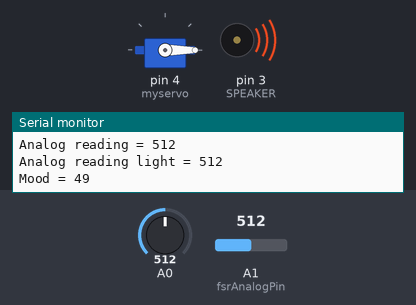
This sketch was run on a simulated Arduino Uno, built with avr-gcc and run on an emulated ATmega328P. On the bench: servo, buzzer (waves = sounding), the last lines printed to the serial monitor. The test bench sets the inputs (shaded band); at power-on: A1 (fsrAnalogPin) = 512, A0 = 512. Random numbers use the default seed unless the sketch sets one.

Above: at 6.1 s.
6.2 s: A1 (fsrAnalogPin) set to 7
At 9.47 s:
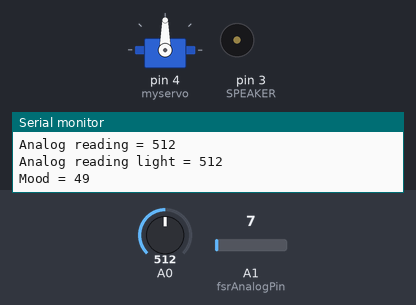
12.5 s: A1 (fsrAnalogPin) set to 4
18.8 s: A0 set to 987
25.5 s: A0 set to 1018
31.8 s: A1 (fsrAnalogPin) set to 30
At 42.1 s:
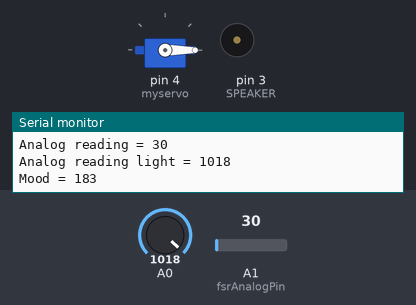
42.3 s: A1 (fsrAnalogPin) set to 0
Timing chart, 0 to 56.4 s (numbered marks = the images above; inputs shaded):
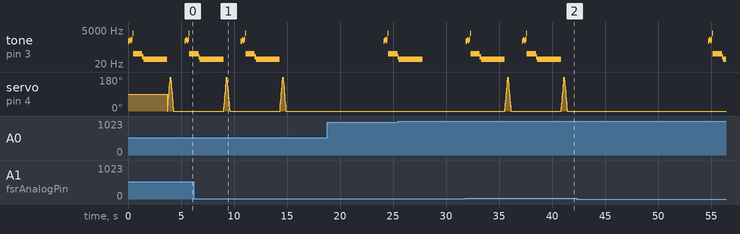

The sketch:

zorgrobot.ino
```cpp
#include <Servo.h>
#define SPEAKER 3


// SERVO VARIABLES
Servo myservo;  // create servo object to control a servo
int pos = 0;    // variable to store the servo position

// PRESSURE SENSOR VARIABLES
int fsrAnalogPin = 1; // FSR is connected to analog 0
int fsrReading;      // the analog reading from the FSR resistor divider

// SPEAKER TABS

int HappySound[]={600,500,550,400};
int NeutralSound[]={1200,1900,1300,1000};
int SadSound[]={1900,1400};


// MOOD SETTING
int mood = 0;

void setup() {
  // put your setup code here, to run once:
  Serial.begin(9600);   // We'll send debugging information via the Serial monitor
  myservo.attach(4);  // attaches the servo on pin 9 to the servo object
  initSpeaker();
}

void loop() {
  // put your main code here, to run repeatedly:
  moodDecay();
  touchInput();

  playMoodSounds(mood);

  // READING INPUTS
  int value = analogRead(A0);

  // PRESSURE SENSOR READING
  Serial.print("Analog reading = ");
  Serial.println(fsrReading);

  // LIGHT READING
  Serial.print("Analog reading light = ");
  Serial.println(value);


  // PRESSURE SENSOR READING
  Serial.print("Mood = ");
  Serial.println(mood);

  delay(1000);
}


void moodDecay(){
  if(mood > -100){
      mood = mood -1;
  }
}

void touchInput(){
      fsrReading = analogRead(fsrAnalogPin);

      if(fsrReading > 5){
        if(mood < 150){
          mood = mood + 50;
        }
        playHappySound();
        wiggle();
      }
}


void wiggle(){
  // SERVO CODE
  for (pos = 0; pos <= 180; pos += 10) { // goes from 0 degrees to 180 degrees
    // in steps of 1 degree
    myservo.write(pos);              // tell servo to go to position in variable 'pos'
    delay(15);                       // waits 15ms for the servo to reach the position
  }
  for (pos = 180; pos >= 0; pos -= 10) { // goes from 180 degrees to 0 degrees
    myservo.write(pos);              // tell servo to go to position in variable 'pos'
    delay(15);                       // waits 15ms for the servo to reach the position
  }
}

void initSpeaker()
{
    pinMode(SPEAKER,OUTPUT);
    digitalWrite(SPEAKER,LOW);
}

void sound(uint8_t note_index, int soundTab[])
{
    for(int i=0;i<100;i++)
    {
        digitalWrite(SPEAKER,HIGH);
        delayMicroseconds(soundTab[note_index]);
        digitalWrite(SPEAKER,LOW);
        delayMicroseconds(soundTab[note_index]);
    }
}

void playMoodSounds(int mood){

  long randNumber = random(10);
  Serial.print("Random mood number ");
  Serial.println(randNumber);

  if(randNumber == 5){
    if(mood > 80){
      // play happy sound
      playHappySound();
    }else if(mood > 20 && mood < 80){
      // play neutral sound
      playNeutralSound();
    }else if(mood < 20){
      playSadSound();
    }
  }

}

void playHappySound(){
  for(int note_index=0;note_index<7;note_index++)
  {
    for(int i=0;i<100;i++)
    {
        digitalWrite(SPEAKER,HIGH);
        delayMicroseconds(HappySound[note_index]);
        digitalWrite(SPEAKER,LOW);
        delayMicroseconds(HappySound[note_index]);
    }
  }
}

void playNeutralSound(){
  for(int note_index=0;note_index<7;note_index++)
  {
    for(int i=0;i<100;i++)
    {
        digitalWrite(SPEAKER,HIGH);
        delayMicroseconds(NeutralSound[note_index]);
        digitalWrite(SPEAKER,LOW);
        delayMicroseconds(NeutralSound[note_index]);
    }
  }
}

void playSadSound(){
  for(int note_index=0;note_index<2;note_index++)
  {
    for(int i=0;i<100;i++)
    {
        digitalWrite(SPEAKER,HIGH);
        delayMicroseconds(SadSound[note_index]);
        digitalWrite(SPEAKER,LOW);
        delayMicroseconds(SadSound[note_index]);
    }
  }
}
```

Measured:
- by itself, servo on pin 4 (myservo): rises from 0° to 180° in 0.26 s, then falls to 0° in 0.29 s
- by itself, tone on pin 3 (SPEAKER): plays 824 Hz for 0.12 s, 991 Hz for 0.12 s, 902 Hz for 0.08 s, 1152 Hz for 0.08 s, 2936 Hz for 0.04 s, 108 Hz for 0.88 s … (7 notes in this stretch)
